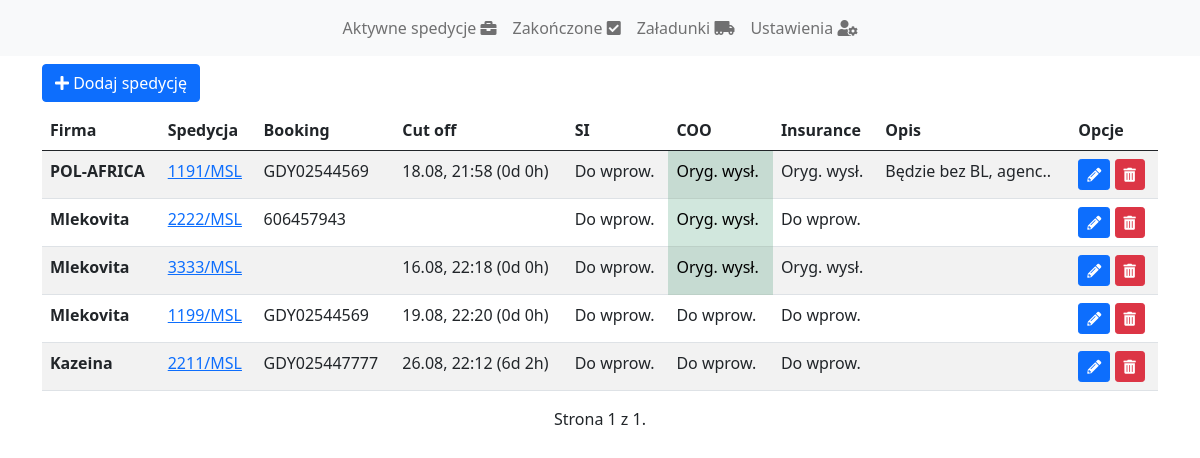
The page /teczka/ended (signed in) on the database its author committed.
### teczka/models.py (models this page shows, shortened)
class Teczka(models.Model):
    CONTAINERS_TYPE = (
        ('40dv', '40 standard'),
        ('40hc', '40 high cube'),
        ('40rf', '40 reefer'),
        ('20dv', '20 standard'),
        ('20rf', '20 reefer'),
    )
    STATUS = (
        (None, 'Brak'),
        ('waiting', 'Do wprow.'),
        ('submited', 'Wprowadzone'),
        ('checking', 'Wysł. do spr.'),
        ('amended', 'Popr. wprow.'),
        ('accepted', 'Zaakc.'),
        ('sent', 'Oryg. wysł.'),
    )
    SHIPOWNERS = (
        ('maersk', 'Maersk Line'),
        ('cma', 'CMA'),
        ('msc', 'MSC'),
        ('hapag', 'Hapag Lloyd'),
    )
    CASE_STATUS = (
        ('active', 'Aktywna'),
        ('ended', 'Zakończona'),
    )
    IMP_EXP = (
        ('imp', 'Import'),
        ('exp', 'Export'),
    )
    company = models.CharField(max_length=20, blank=True)
    shipowner = models.CharField(max_length=6, choices=SHIPOWNERS, blank=True)
    booking = models.CharField(max_length=20, blank=True)
    owner = models.ForeignKey(User,
                              on_delete=models.CASCADE)
    case_number = models.CharField(max_length=20, blank=True)
    offer_number = models.CharField(max_length=20, blank=True)
    year = models.IntegerField(default=1999, blank=True)
    cut_off = models.DateTimeField(null=True, blank=True)
    etd = models.DateTimeField(null=True, blank=True)
    eta = models.DateTimeField(null=True, blank=True)
    loading_data = models.DateTimeField(null=True, blank=True)
    amount = models.IntegerField(default=0, blank=True)
    container_type = models.CharField(max_length=4, choices=CONTAINERS_TYPE, blank=True)
    loading_port = models.CharField(max_length=30, blank=True)
    load_place = models.CharField(max_length=20, blank=True)
    destination = models.CharField(max_length=20, blank=True)
    insurance = models.CharField(max_length=30, choices=STATUS, blank=True)
    si = models.CharField(max_length=30, choices=STATUS, blank=True)
    coo = models.CharField(max_length=30, choices=STATUS, blank=True)
    description = models.CharField(max_length=500, blank=True)
    customs = models.NullBooleanField(blank=True, default=False)
    vgm = models.BooleanField(blank=True, default=False)
    invoice = models.NullBooleanField(blank=True, default=False)
    case_status = models.CharField(max_length=10, choices=CASE_STATUS, blank=True, default='active')
    container_numbers = models.CharField(max_length=500, blank=True)
    import_export = models.CharField(max_length=3, choices=IMP_EXP, blank=True, default='exp')

### teczka/views.py (the view)
# urls.py: path('ended', views.cases_list_ended, name='cases_list_ended'),
def cases_list_ended(request):
    username = request.user
    try:
        cases = get_list_or_404(Teczka, owner=username, case_status = 'ended')
    except:
        cases = []
    paginator = Paginator(cases, 10)
    page_number = request.GET.get('page')
    page_obj = paginator.get_page(page_number)
    return render(request, 'cases_list.html', {'cases': cases, 'page_obj': page_obj})

### teczka/templatetags/custom_tags.py (called while the page is built)
@register.simple_tag
def remaining_days_hours(input_date):
    now = datetime.datetime.today().replace(tzinfo=datetime.timezone.utc)
    total_sec = int((input_date - now).total_seconds())
    if total_sec<0:
        days = 0
        hours = 0
    else:
        hours = int((total_sec/3600)%24)
        days = int(total_sec/86400)
    result = f'{days}d {hours}h'
    return result

### teczka/templates/cases_list.html (shortened to what this page needs)
{% extends "base.html" %}
{% load custom_tags %}
{% block content %}
<button class="btn btn-primary my-2" data-bs-toggle="modal" data-bs-target="#add-case"><i class="fas fa-plus"></i> Dodaj spedycję </button>
<table class="table table-hover table-striped">
    <thead>
        <tr>
            <th class="col">Firma</th>
            <th class="col">Spedycja</th>
            <th class="col">Booking</th>
            <th class="col">Cut off</th>
            <th class="col">SI</th>
            <th class="col">COO</th>
            <th class="col">Insurance</th>
            <th class="col">Opis</th>
            <th class="col">Opcje</th>
        </tr>
    </thead>
    <tbody>
        {% for case in page_obj %}
        <tr>
            <th scope="row">{{ case.company }}</th>
            <td><a href="/teczka/case-detail/{{ case.id }}">{{ case.case_number }}</a> </td>
            <td>{{ case.booking }}</td>
            <td>{{ case.cut_off|date:"j.m, H:i " }} {% if case.cut_off %}({% remaining_days_hours case.cut_off %}) {% endif %}</td>
            <td>{% if case.si == '' %}-{% else %}{{ case.get_si_display }}{% endif %}</td>
            <td {% if case.coo == 'sent' %} class="table-success" {% endif %}>{% if case.coo == '' %}-{% else %}{{ case.get_coo_display }}{% endif %}</td>
            <td>{% if case.insurance == '' %}-{% else %}{{ case.get_insurance_display }}{% endif %}</td>
            <td>{% if case.description %} {{ case.description|slice:":20" }}.. {% endif %}</td>
            <td><button class='btn btn-primary btn-sm' data-bs-toggle="modal" data-bs-target="#edit-case-{{ case.id }}" ><i class="fas fa-pencil-alt"></i></button> <a class='btn btn-danger btn-sm' href="/teczka/delete-case/{{ case.id }}"><i class="fas fa-trash-alt"></i></a></td>
        </tr>
        {% endfor %}
    </tbody>
</table>
<div class="pagination d-flex justify-content-center">
    <span class="step-links">
        <span class="current">
            Strona {{ page_obj.number }} z {{ page_obj.paginator.num_pages }}.
        </span>
    </span>
</div>
{% endblock %}

### teczka/templates/base.html (shortened to what this page needs)
<!DOCTYPE html>
<html lang="en">
<head>
    <link href="https://cdn.jsdelivr.net/npm/bootstrap@5.0.1/dist/css/bootstrap.min.css" rel="stylesheet">
    <link rel="stylesheet" href="https://cdnjs.cloudflare.com/ajax/libs/font-awesome/5.15.3/css/all.min.css
    ">
</head>
<body>
    <nav class="navbar navbar-expand-lg navbar-light bg-light">
        <div class="container-fluid">
          <div class="collapse navbar-collapse" id="navbarNav">
            <ul class="m-auto navbar-nav">
              <li class="nav-item">
                <a class="nav-link" href="/teczka">Aktywne spedycje <i class="fas fa-briefcase"></i></a>
              </li>
              <li class="nav-item">
                <a class="nav-link" href="/teczka/ended">Zakończone <i class="fas fa-check-square"></i></a>
              </li>
              <li class="nav-item">
                <a class="nav-link" href="/teczka/zaladunki">Załadunki <i class="fas fa-truck-moving"></i></a>
              </li>
              <li class="nav-item">
                <a class="nav-link" href="/teczka/ustawienia">Ustawienia <i class="fas fa-user-cog"></i></a>
              </li>
            </ul>
          </div>
        </div>
    </nav>
    <div class="container">
    {% block content %}
    {% endblock %}
    </div>
</body>
</html>

### rows shown on the page
Teczka: company "POL-AFRICA", case_number "1191/MSL", booking "GDY02544569", cut_off "18.08, 21:58", cut_off "0d 0h", si "Do wprow.", coo "Oryg. wysł.", insurance "Oryg. wysł.", description "Będzie bez BL, agenc"
Teczka: company "Mlekovita", case_number "2222/MSL", booking "606457943", si "Do wprow.", coo "Oryg. wysł.", insurance "Do wprow."
Teczka: company "Mlekovita", case_number "3333/MSL", cut_off "16.08, 22:18", cut_off "0d 0h", si "Do wprow.", coo "Oryg. wysł.", insurance "Oryg. wysł."
Teczka: company "Mlekovita", case_number "1199/MSL", booking "GDY02544569", cut_off "19.08, 22:20", cut_off "0d 0h", si "Do wprow.", coo "Do wprow.", insurance "Do wprow."
Teczka: company "Kazeina", case_number "2211/MSL", booking "GDY025447777", cut_off "26.08, 22:12", cut_off "6d 2h", si "Do wprow.", coo "Do wprow.", insurance "Do wprow."

### other values the page prints
{{ page_obj.number }} "1"
{{ page_obj.paginator.num_pages }} "1"
